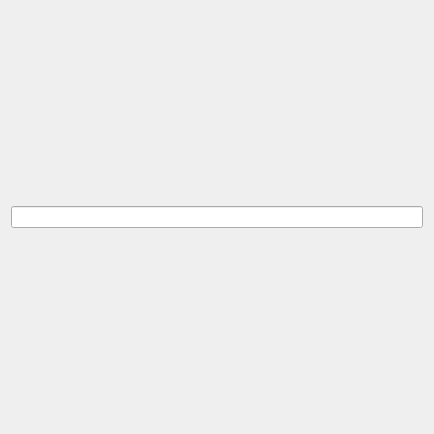
<?xml version="1.0" encoding="UTF-8"?>
<ui version="4.0">
 <class>ShowInfoGame</class>
 <widget class="QDialog" name="ShowInfoGame">
  <property name="geometry">
   <rect>
    <x>0</x>
    <y>0</y>
    <width>434</width>
    <height>434</height>
   </rect>
  </property>
  <property name="windowTitle">
   <string>Dialog</string>
  </property>
  <layout class="QGridLayout" name="gridLayout">
   <item row="0" column="0">
    <layout class="QVBoxLayout" name="verticalLayout">
     <item>
      <widget class="QLabel" name="label">
       <property name="text">
        <string/>
       </property>
       <property name="pixmap">
        <pixmap>PlayerInfo.png</pixmap>
       </property>
       <property name="alignment">
        <set>Qt::AlignCenter</set>
       </property>
      </widget>
     </item>
     <item>
      <widget class="QLineEdit" name="IngameInfo">
       <property name="readOnly">
        <bool>true</bool>
       </property>
      </widget>
     </item>
     <item>
      <widget class="QLabel" name="label_2">
       <property name="text">
        <string/>
       </property>
       <property name="pixmap">
        <pixmap>down.png</pixmap>
       </property>
       <property name="scaledContents">
        <bool>false</bool>
       </property>
       <property name="alignment">
        <set>Qt::AlignCenter</set>
       </property>
      </widget>
     </item>
    </layout>
   </item>
  </layout>
 </widget>
 <layoutdefault spacing="6" margin="11"/>
 <resources/>
 <connections/>
</ui>
